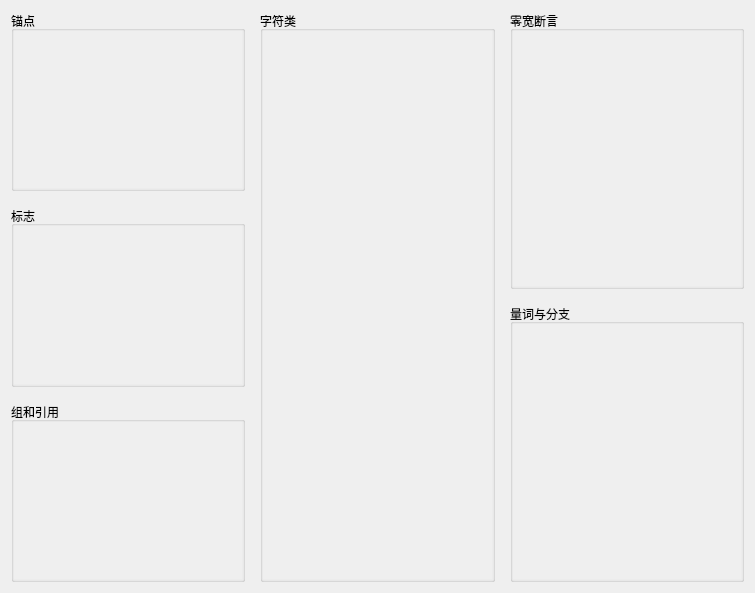
<?xml version="1.0" encoding="UTF-8"?>
<ui version="4.0">
 <class>CheatSheetWindow</class>
 <widget class="QWidget" name="CheatSheetWindow">
  <property name="geometry">
   <rect>
    <x>0</x>
    <y>0</y>
    <width>755</width>
    <height>593</height>
   </rect>
  </property>
  <property name="windowTitle">
   <string>Form</string>
  </property>
  <layout class="QGridLayout" name="gridLayout_13">
   <property name="sizeConstraint">
    <enum>QLayout::SetMinimumSize</enum>
   </property>
   <property name="horizontalSpacing">
    <number>15</number>
   </property>
   <item row="0" column="1">
    <widget class="QGroupBox" name="groupBox_cs4">
     <property name="font">
      <font>
       <stylestrategy>PreferAntialias</stylestrategy>
      </font>
     </property>
     <property name="title">
      <string>字符类</string>
     </property>
     <property name="flat">
      <bool>false</bool>
     </property>
     <layout class="QGridLayout" name="gridLayout_3">
      <property name="leftMargin">
       <number>0</number>
      </property>
      <property name="topMargin">
       <number>0</number>
      </property>
      <property name="rightMargin">
       <number>0</number>
      </property>
      <property name="bottomMargin">
       <number>0</number>
      </property>
      <property name="spacing">
       <number>0</number>
      </property>
      <item row="0" column="2">
       <widget class="QScrollArea" name="scrollArea_2">
        <property name="frameShape">
         <enum>QFrame::NoFrame</enum>
        </property>
        <property name="widgetResizable">
         <bool>true</bool>
        </property>
        <property name="alignment">
         <set>Qt::AlignCenter</set>
        </property>
        <widget class="QWidget" name="scrollAreaWidgetContents_4">
         <property name="geometry">
          <rect>
           <x>0</x>
           <y>0</y>
           <width>233</width>
           <height>550</height>
          </rect>
         </property>
         <layout class="QGridLayout" name="gridLayout_4">
          <property name="leftMargin">
           <number>0</number>
          </property>
          <property name="topMargin">
           <number>0</number>
          </property>
          <property name="rightMargin">
           <number>0</number>
          </property>
          <property name="bottomMargin">
           <number>0</number>
          </property>
          <property name="spacing">
           <number>0</number>
          </property>
          <item row="0" column="0">
           <layout class="QVBoxLayout" name="characterClasses">
            <property name="spacing">
             <number>0</number>
            </property>
            <property name="sizeConstraint">
             <enum>QLayout::SetMinimumSize</enum>
            </property>
           </layout>
          </item>
         </layout>
        </widget>
       </widget>
      </item>
     </layout>
    </widget>
   </item>
   <item row="0" column="0">
    <layout class="QVBoxLayout" name="verticalLayout_8">
     <property name="spacing">
      <number>15</number>
     </property>
     <item>
      <widget class="QGroupBox" name="groupBox_cs1">
       <property name="font">
        <font>
         <stylestrategy>PreferAntialias</stylestrategy>
        </font>
       </property>
       <property name="title">
        <string>锚点</string>
       </property>
       <property name="flat">
        <bool>false</bool>
       </property>
       <layout class="QGridLayout" name="gridLayout">
        <property name="leftMargin">
         <number>0</number>
        </property>
        <property name="topMargin">
         <number>0</number>
        </property>
        <property name="rightMargin">
         <number>0</number>
        </property>
        <property name="bottomMargin">
         <number>0</number>
        </property>
        <property name="spacing">
         <number>0</number>
        </property>
        <item row="0" column="2">
         <widget class="QScrollArea" name="scrollArea_anchors">
          <property name="frameShape">
           <enum>QFrame::NoFrame</enum>
          </property>
          <property name="widgetResizable">
           <bool>true</bool>
          </property>
          <widget class="QWidget" name="scrollAreaWidgetContents_1">
           <property name="geometry">
            <rect>
             <x>0</x>
             <y>0</y>
             <width>230</width>
             <height>159</height>
            </rect>
           </property>
           <layout class="QGridLayout" name="gridLayout_2">
            <property name="leftMargin">
             <number>0</number>
            </property>
            <property name="topMargin">
             <number>0</number>
            </property>
            <property name="rightMargin">
             <number>0</number>
            </property>
            <property name="bottomMargin">
             <number>0</number>
            </property>
            <property name="spacing">
             <number>0</number>
            </property>
            <item row="0" column="0">
             <layout class="QVBoxLayout" name="anchors">
              <property name="spacing">
               <number>0</number>
              </property>
              <property name="sizeConstraint">
               <enum>QLayout::SetMinimumSize</enum>
              </property>
              <property name="topMargin">
               <number>0</number>
              </property>
             </layout>
            </item>
           </layout>
          </widget>
         </widget>
        </item>
       </layout>
      </widget>
     </item>
     <item>
      <widget class="QGroupBox" name="groupBox_cs2">
       <property name="font">
        <font>
         <stylestrategy>PreferAntialias</stylestrategy>
        </font>
       </property>
       <property name="title">
        <string notr="true">标志</string>
       </property>
       <property name="flat">
        <bool>false</bool>
       </property>
       <layout class="QGridLayout" name="gridLayout_7">
        <property name="leftMargin">
         <number>0</number>
        </property>
        <property name="topMargin">
         <number>0</number>
        </property>
        <property name="rightMargin">
         <number>0</number>
        </property>
        <property name="bottomMargin">
         <number>0</number>
        </property>
        <property name="spacing">
         <number>0</number>
        </property>
        <item row="0" column="2">
         <widget class="QScrollArea" name="scrollArea_4">
          <property name="frameShape">
           <enum>QFrame::NoFrame</enum>
          </property>
          <property name="widgetResizable">
           <bool>true</bool>
          </property>
          <widget class="QWidget" name="scrollAreaWidgetContents_2">
           <property name="geometry">
            <rect>
             <x>0</x>
             <y>0</y>
             <width>230</width>
             <height>158</height>
            </rect>
           </property>
           <layout class="QGridLayout" name="gridLayout_8">
            <property name="leftMargin">
             <number>0</number>
            </property>
            <property name="topMargin">
             <number>0</number>
            </property>
            <property name="rightMargin">
             <number>0</number>
            </property>
            <property name="bottomMargin">
             <number>0</number>
            </property>
            <property name="spacing">
             <number>0</number>
            </property>
            <item row="0" column="0">
             <layout class="QVBoxLayout" name="flags">
              <property name="spacing">
               <number>0</number>
              </property>
              <property name="sizeConstraint">
               <enum>QLayout::SetMinimumSize</enum>
              </property>
             </layout>
            </item>
           </layout>
          </widget>
         </widget>
        </item>
       </layout>
      </widget>
     </item>
     <item>
      <widget class="QGroupBox" name="groupBox_cs3">
       <property name="font">
        <font>
         <stylestrategy>PreferAntialias</stylestrategy>
        </font>
       </property>
       <property name="title">
        <string>组和引用</string>
       </property>
       <property name="flat">
        <bool>false</bool>
       </property>
       <layout class="QGridLayout" name="gridLayout_9">
        <property name="leftMargin">
         <number>0</number>
        </property>
        <property name="topMargin">
         <number>0</number>
        </property>
        <property name="rightMargin">
         <number>0</number>
        </property>
        <property name="bottomMargin">
         <number>0</number>
        </property>
        <property name="spacing">
         <number>0</number>
        </property>
        <item row="0" column="2">
         <widget class="QScrollArea" name="scrollArea_5">
          <property name="frameShape">
           <enum>QFrame::NoFrame</enum>
          </property>
          <property name="widgetResizable">
           <bool>true</bool>
          </property>
          <widget class="QWidget" name="scrollAreaWidgetContents_3">
           <property name="geometry">
            <rect>
             <x>0</x>
             <y>0</y>
             <width>230</width>
             <height>159</height>
            </rect>
           </property>
           <layout class="QGridLayout" name="gridLayout_10">
            <property name="leftMargin">
             <number>0</number>
            </property>
            <property name="topMargin">
             <number>0</number>
            </property>
            <property name="rightMargin">
             <number>0</number>
            </property>
            <property name="bottomMargin">
             <number>0</number>
            </property>
            <property name="spacing">
             <number>0</number>
            </property>
            <item row="0" column="0">
             <layout class="QVBoxLayout" name="groupAndReferences">
              <property name="spacing">
               <number>0</number>
              </property>
              <property name="sizeConstraint">
               <enum>QLayout::SetMinimumSize</enum>
              </property>
             </layout>
            </item>
           </layout>
          </widget>
         </widget>
        </item>
       </layout>
      </widget>
     </item>
    </layout>
   </item>
   <item row="0" column="2">
    <layout class="QVBoxLayout" name="verticalLayout_7">
     <property name="spacing">
      <number>15</number>
     </property>
     <item>
      <widget class="QGroupBox" name="groupBox_cs5">
       <property name="font">
        <font>
         <stylestrategy>PreferAntialias</stylestrategy>
        </font>
       </property>
       <property name="title">
        <string>零宽断言</string>
       </property>
       <property name="flat">
        <bool>false</bool>
       </property>
       <layout class="QGridLayout" name="gridLayout_5">
        <property name="leftMargin">
         <number>0</number>
        </property>
        <property name="topMargin">
         <number>0</number>
        </property>
        <property name="rightMargin">
         <number>0</number>
        </property>
        <property name="bottomMargin">
         <number>0</number>
        </property>
        <property name="spacing">
         <number>0</number>
        </property>
        <item row="0" column="2">
         <widget class="QScrollArea" name="scrollArea_3">
          <property name="frameShape">
           <enum>QFrame::NoFrame</enum>
          </property>
          <property name="widgetResizable">
           <bool>true</bool>
          </property>
          <widget class="QWidget" name="scrollAreaWidgetContents_5">
           <property name="geometry">
            <rect>
             <x>0</x>
             <y>0</y>
             <width>230</width>
             <height>256</height>
            </rect>
           </property>
           <layout class="QGridLayout" name="gridLayout_6">
            <property name="leftMargin">
             <number>0</number>
            </property>
            <property name="topMargin">
             <number>0</number>
            </property>
            <property name="rightMargin">
             <number>0</number>
            </property>
            <property name="bottomMargin">
             <number>0</number>
            </property>
            <property name="spacing">
             <number>0</number>
            </property>
            <item row="0" column="0">
             <layout class="QVBoxLayout" name="lookarounds">
              <property name="spacing">
               <number>0</number>
              </property>
              <property name="sizeConstraint">
               <enum>QLayout::SetMinimumSize</enum>
              </property>
             </layout>
            </item>
           </layout>
          </widget>
         </widget>
        </item>
       </layout>
      </widget>
     </item>
     <item>
      <widget class="QGroupBox" name="groupBox_cs6">
       <property name="font">
        <font>
         <stylestrategy>PreferAntialias</stylestrategy>
        </font>
       </property>
       <property name="title">
        <string>量词与分支</string>
       </property>
       <property name="flat">
        <bool>false</bool>
       </property>
       <layout class="QGridLayout" name="gridLayout_11">
        <property name="leftMargin">
         <number>0</number>
        </property>
        <property name="topMargin">
         <number>0</number>
        </property>
        <property name="rightMargin">
         <number>0</number>
        </property>
        <property name="bottomMargin">
         <number>0</number>
        </property>
        <property name="spacing">
         <number>0</number>
        </property>
        <item row="0" column="2">
         <widget class="QScrollArea" name="scrollArea_6">
          <property name="frameShape">
           <enum>QFrame::NoFrame</enum>
          </property>
          <property name="widgetResizable">
           <bool>true</bool>
          </property>
          <widget class="QWidget" name="scrollAreaWidgetContents_6">
           <property name="geometry">
            <rect>
             <x>0</x>
             <y>0</y>
             <width>230</width>
             <height>256</height>
            </rect>
           </property>
           <layout class="QGridLayout" name="gridLayout_12">
            <property name="leftMargin">
             <number>0</number>
            </property>
            <property name="topMargin">
             <number>0</number>
            </property>
            <property name="rightMargin">
             <number>0</number>
            </property>
            <property name="bottomMargin">
             <number>0</number>
            </property>
            <property name="spacing">
             <number>0</number>
            </property>
            <item row="0" column="0">
             <layout class="QVBoxLayout" name="quantifiersAndAlternation">
              <property name="spacing">
               <number>0</number>
              </property>
              <property name="sizeConstraint">
               <enum>QLayout::SetMinimumSize</enum>
              </property>
             </layout>
            </item>
           </layout>
          </widget>
         </widget>
        </item>
       </layout>
      </widget>
     </item>
    </layout>
   </item>
  </layout>
 </widget>
 <resources/>
 <connections/>
</ui>
